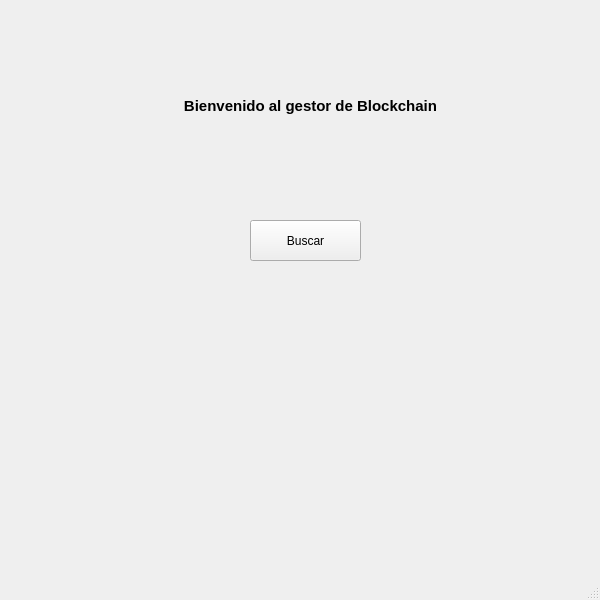
<?xml version="1.0" encoding="UTF-8"?>
<ui version="4.0">
 <class>MainWindow</class>
 <widget class="QMainWindow" name="MainWindow">
  <property name="geometry">
   <rect>
    <x>0</x>
    <y>0</y>
    <width>600</width>
    <height>600</height>
   </rect>
  </property>
  <property name="windowTitle">
   <string>MainWindow</string>
  </property>
  <widget class="QWidget" name="centralwidget">
   <widget class="QLabel" name="label">
    <property name="geometry">
     <rect>
      <x>150</x>
      <y>90</y>
      <width>321</width>
      <height>31</height>
     </rect>
    </property>
    <property name="font">
     <font>
      <pointsize>11</pointsize>
      <bold>true</bold>
     </font>
    </property>
    <property name="text">
     <string>Bienvenido al gestor de Blockchain</string>
    </property>
    <property name="alignment">
     <set>Qt::AlignCenter</set>
    </property>
   </widget>
   <widget class="QPushButton" name="btn_buscar">
    <property name="geometry">
     <rect>
      <x>250</x>
      <y>220</y>
      <width>111</width>
      <height>41</height>
     </rect>
    </property>
    <property name="text">
     <string>Buscar</string>
    </property>
   </widget>
  </widget>
  <widget class="QMenuBar" name="menubar">
   <property name="geometry">
    <rect>
     <x>0</x>
     <y>0</y>
     <width>600</width>
     <height>26</height>
    </rect>
   </property>
  </widget>
  <widget class="QStatusBar" name="statusbar"/>
 </widget>
 <resources/>
 <connections/>
</ui>
